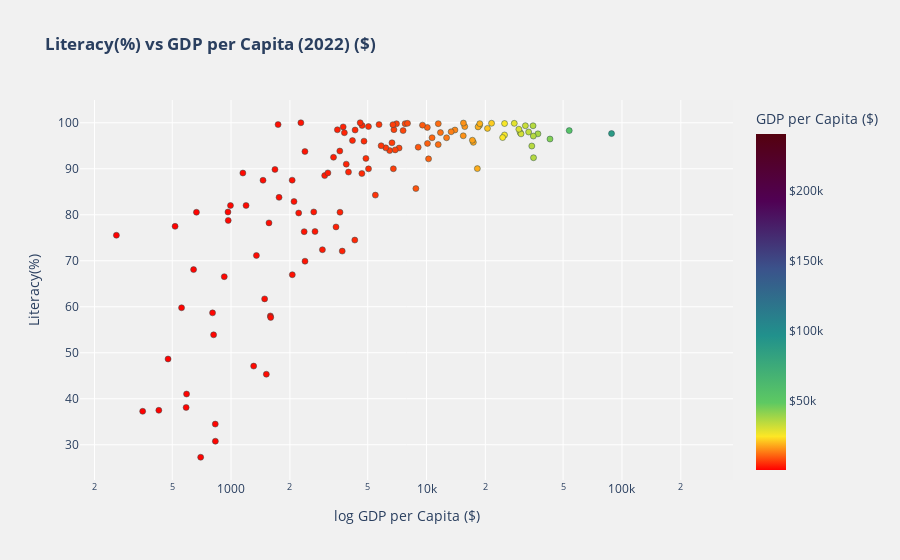

Source (notebook cell):
### Markdown cell above
Literacy(%) has missing data for a lot of developed countries, so we will perform Last Observation Carried Forward (LOCF) imputation, to check if there is a positive correlation between GDP per Capita and Literacy.

### Code cell
from helpers.filters import sort_dataframe, replace_zero_and_ffill
import plotly.express as px
import plotly.graph_objects as go
from plotly.subplots import make_subplots
import numpy as np

col_to_clean = [
    'Literacy(%)'
]

df_literacy = df.copy()

df_2022 = (df_literacy
           .pipe(filter_none, 'GDP per Capita ($)')
           .pipe(sort_dataframe, by_columns=['Country', 'Year'])
           .pipe(replace_zero_and_ffill, 
                 columns_to_impute=col_to_clean, 
                 group_by_column='Country')
           .pipe(filter_by_year, 2022)
          )

custom_scale = [
    [0.0, '#ff0000'],
    [0.1, '#fde725'],
    [0.2, '#5ec962'],
    [0.4, '#21918c'],
    [0.6, '#3b528b'],
    [0.8, '#500154'],
    [1.0, '#54010f']
]

# Create the scatter plot
fig = px.scatter(
    df_2022,
    x='GDP per Capita ($)',
    y='Literacy(%)',
    hover_name='Country',
    color='GDP per Capita ($)',
    color_continuous_scale=custom_scale,
    title='<b>Literacy(%) vs GDP per Capita (2022) ($)</b><br>',
    log_x=True,  # Log scale for better visualization
    labels={
        'GDP per Capita ($)': 'log GDP per Capita ($)',
        'Literacy(%)': 'Literacy(%)'
    }
)

fig.update_traces(
    hovertemplate=(
        "<b>%{hovertext}</b><br>"
        "log GDP per Capita ($): $%{x:,.0f}<br>"
        "Literacy(%): %{y:.1f}%<br>"
    ),
    marker=dict(line=dict(width=0.5, color='DarkSlateGrey'))
)

fig.update_layout(
    height=560,
    width=900,
    plot_bgcolor='rgba(240,240,240,0.9)',
    paper_bgcolor='rgba(240,240,240,0.9)',
    xaxis=dict(gridcolor='white'),
    yaxis=dict(gridcolor='white'),
    coloraxis_colorbar=dict(
        title="GDP per Capita ($)",
        tickprefix="$"
    )
)

fig.show()

### Figure 1 — Plotly figure (JSON) as saved in the notebook; plotly's stock layout.template omitted (floating-point values rounded to 4 significant figures; data arrays with more than 128 entries replaced by an {"elided": "..."} marker saying what was removed)
{"data": [{"hovertemplate": "<b>%{hovertext}</b><br>log GDP per Capita ($): $%{x:,.0f}<br>Literacy(%): %{y:.1f}%<br>", "hovertext": {"elided": "202 str values"}, "legendgroup": "", "marker": {"color": {"elided": "202 float values"}, "coloraxis": "coloraxis", "line": {"color": "DarkSlateGrey", "width": 0.5}, "symbol": "circle"}, "mode": "markers", "name": "", "orientation": "v", "showlegend": false, "type": "scatter", "x": {"elided": "202 float values"}, "xaxis": "x", "y": {"elided": "202 float values"}, "yaxis": "y"}], "layout": {"coloraxis": {"colorbar": {"tickprefix": "$", "title": {"text": "GDP per Capita ($)"}}, "colorscale": [[0, "#ff0000"], [0.1, "#fde725"], [0.2, "#5ec962"], [0.4, "#21918c"], [0.6, "#3b528b"], [0.8, "#500154"], [1, "#54010f"]]}, "height": 560, "legend": {"tracegroupgap": 0}, "paper_bgcolor": "rgba(240,240,240,0.9)", "plot_bgcolor": "rgba(240,240,240,0.9)", "title": {"text": "<b>Literacy(%) vs GDP per Capita (2022) ($)</b><br>"}, "width": 900, "xaxis": {"anchor": "y", "domain": [0, 1], "gridcolor": "white", "title": {"text": "log GDP per Capita ($)"}, "type": "log"}, "yaxis": {"anchor": "x", "domain": [0, 1], "gridcolor": "white", "title": {"text": "Literacy(%)"}}}}
